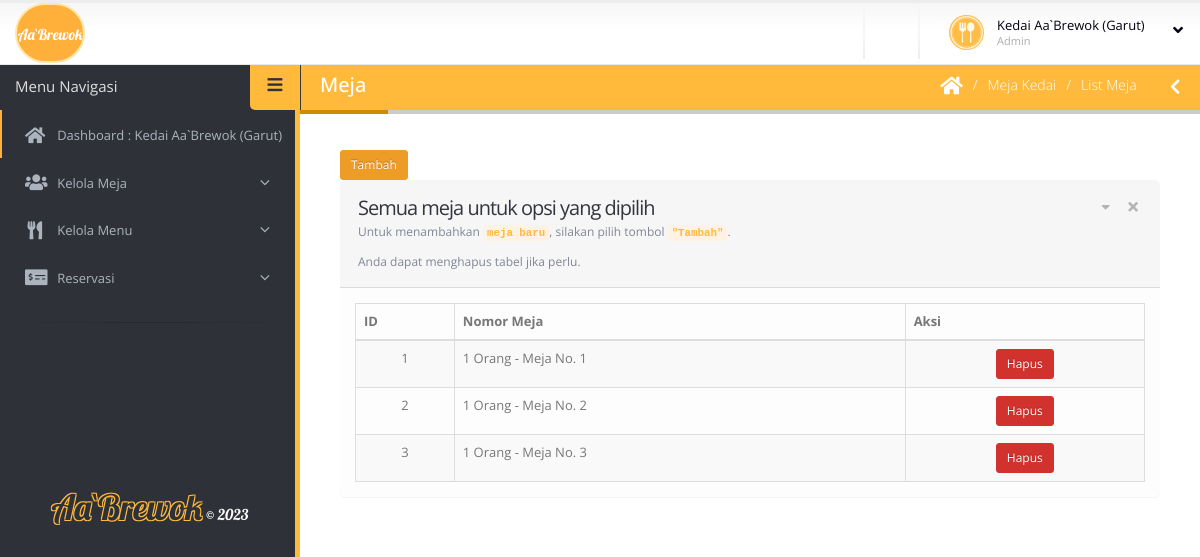
The app's page /dashboard/view-table-list.php?table_id=15 (signed in) with its own data.
### tables this page shows
CREATE TABLE `restaurant_personne` (
  `id` int(11) NOT NULL,
  `tbl_id` int(11) DEFAULT NULL,
  `table_no` varchar(30) DEFAULT NULL
);

### dashboard/view-table-list.php (the view, shortened to what this page needs)
<?php include 'template/header.php';
?>
<body>
	<section class="body">
		<?php include 'template/top-bar.php'; ?>
		<div class="inner-wrapper">
			<?php include 'template/left-bar.php'; ?>
			<section role="main" class="content-body">
				<header class="page-header">
					<h2>Meja</h2>
					<div class="right-wrapper pull-right">
						<ol class="breadcrumbs">
							<li>
								<a href="accueil.php">
									<i class="fa fa-home"></i>
								</a>
							</li>
							<li><span>Meja Kedai</span></li>
							<li><span>List Meja</span></li>
						</ol>
						<a class="sidebar-right-toggle" data-open="sidebar-right"><i class="fa fa-chevron-left"></i></a>
					</div>
				</header>
				<section class="panel">
					<a href="#exampleModal" class="btn btn-warning btn-sm" data-toggle="modal">Tambah</a>
					<br>
					<header class="panel-heading">
						<div class="panel-actions">
							<a href="#" class="fa fa-caret-down"></a>
							<a href="#" class="fa fa-times"></a>
						</div>
						<h2 class="panel-title">Semua meja untuk opsi yang dipilih</h2>
						<p class="panel-subtitle">
							Untuk menambahkan <code>meja baru</code>, silakan pilih tombol <code>"Tambah"</code>. <br><br>
							Anda dapat menghapus tabel jika perlu.
						</p>
					</header>
					<div class="panel-body">
						<table class="table table-bordered table-striped mb-none" id="datatable-tabletools" data-swf-path="assets/vendor/jquery-datatables/extras/TableTools/swf/copy_csv_xls_pdf.swf" data-plugin-options='{"searchPlaceholder": "Search"}'>
							<thead>
								<tr>
									<th>ID</th>
									<th>Nomor Meja</th>
									<th class="hidden-phone">Aksi</th>
								</tr>
							</thead>
							<tbody>
								<?php
								$count = 1;
								$con = connect();
								$tbl_id = $_GET['table_id'];
								$sql = "SELECT * FROM `restaurant_personne` WHERE tbl_id = '$tbl_id' ;";
								$result = $con->query($sql);
								foreach ($result as $r) {
								?>
									<tr class="gradeX">
										<td class="center hidden-phone"><?php echo $count; ?></td>
										<td><?php echo $r['table_no']; ?></td>
										<td class="center hidden-phone">
											<a href="delete-table-num.php?table_id=<?php echo $r['id']; ?>&tbl_id=<?php echo $tbl_id; ?>" class="btn btn-danger btn-sm" onclick="if (!Done()) return false; ">Hapus</a>
										</td>
									</tr>
								<?php $count++;
								} ?>
							</tbody>
						</table>
					</div>
				</section>
			</section>
		</div>
	</section>
</body>
</html>

### dashboard/assets/stylesheets/skins/default.css (style rules this page uses)
a, .btn-link { color: #ffb03b; }
body .btn-warning { color: #ffffff; text-shadow: 0 -1px 0 rgba(0, 0, 0, 0.25); background-color: #ed9c28; border-color: #ed9c28; }
body .btn-danger { color: #ffffff; text-shadow: 0 -1px 0 rgba(0, 0, 0, 0.25); background-color: #d2322d; border-color: #d2322d; }
.page-header h2 { border-bottom-color: #cc8b00; }

### records on screen
restaurant_personne: table_no "1 Orang - Meja No. 1"
restaurant_personne: table_no "1 Orang - Meja No. 2"
restaurant_personne: table_no "1 Orang - Meja No. 3"

### other values on screen
$_SESSION['name'] "Kedai Aa`Brewok (Garut)"
